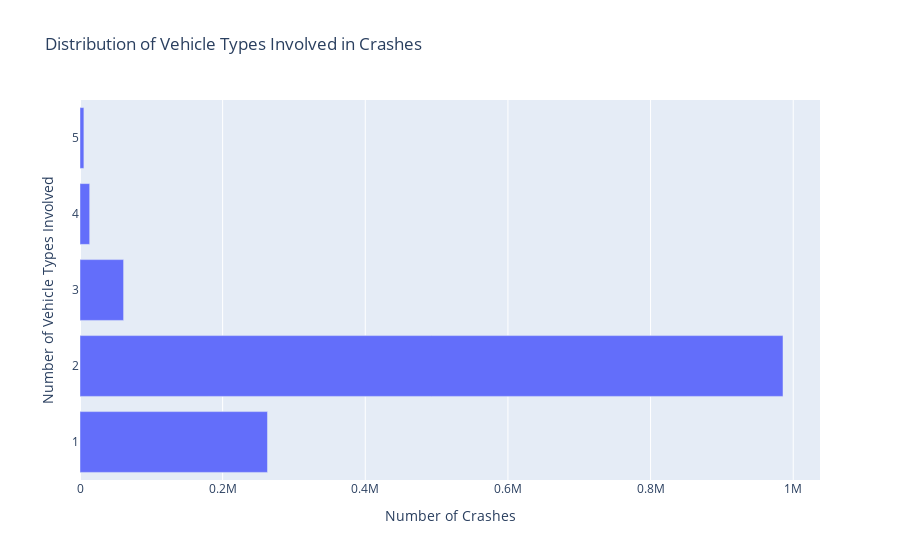

Here is the notebook cell this chart was saved with:
### Code cell
# Assuming df is your DataFrame and the 'vehicle_type_count' column already exists
# Count the occurrences of each unique value in the 'vehicle_type_count' column
vehicle_count_distribution = df['vehicle_type_count'].value_counts().reset_index()
vehicle_count_distribution.columns = ['Vehicle Type Count', 'Frequency']
vehicle_count_distribution = vehicle_count_distribution[vehicle_count_distribution["Vehicle Type Count"] > 0]

# Create a stacked row chart using plotly.express
fig = px.bar(vehicle_count_distribution, y='Vehicle Type Count', x='Frequency', 
             labels={'Vehicle Type Count': 'Number of Vehicle Types Involved', 'Frequency': 'Number of Crashes'},
             title="Distribution of Vehicle Types Involved in Crashes", 
             orientation='h')  # Use 'h' for horizontal orientation

### Figure 1 — Plotly figure (JSON) as saved in the notebook; plotly's stock layout.template omitted (floating-point values rounded to 4 significant figures)
{"data": [{"alignmentgroup": "True", "hovertemplate": "Number of Crashes=%{x}<br>Number of Vehicle Types Involved=%{y}<extra></extra>", "legendgroup": "", "marker": {"color": "#636efa", "pattern": {"shape": ""}}, "name": "", "offsetgroup": "", "orientation": "h", "showlegend": false, "textposition": "auto", "type": "bar", "x": [985684, 262851, 61118, 13570, 5460], "xaxis": "x", "y": [2, 1, 3, 4, 5], "yaxis": "y"}], "layout": {"autosize": true, "barmode": "relative", "legend": {"tracegroupgap": 0}, "title": {"text": "Distribution of Vehicle Types Involved in Crashes"}, "xaxis": {"anchor": "y", "autorange": true, "domain": [0, 1], "range": [0, 1038000.0], "title": {"text": "Number of Crashes"}, "type": "linear"}, "yaxis": {"anchor": "x", "autorange": true, "domain": [0, 1], "range": [0.5, 5.5], "title": {"text": "Number of Vehicle Types Involved"}, "type": "linear"}}}
